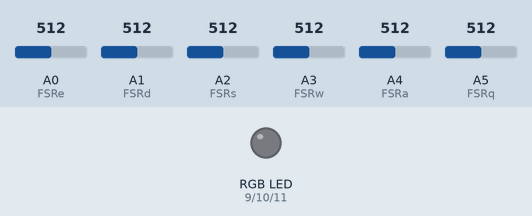
A program run on a simulated Arduino Leonardo, built with avr-gcc and run on an emulated ATmega32U4. Parts: an RGB LED mixed from three pins (HIGH = lit). Dashed ring = blinking. The test bench sets the inputs (shaded band); at power-on: A0 (FSRe) = 512, A1 (FSRd) = 512, A2 (FSRs) = 512, A3 (FSRw) = 512, A4 (FSRa) = 512, A5 (FSRq) = 512.

Above: at 1.2 s.
1.3 s: A0 (FSRe) set to 993
2.8 s: A0 (FSRe) set to 1012
At 3.15 s:
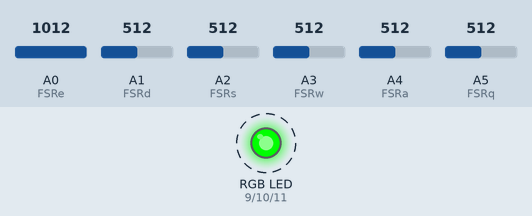
5.8 s: A0 (FSRe) set to 992
At 5.95 s:
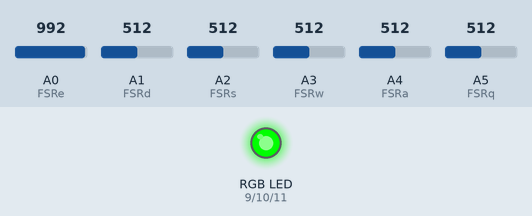
7.5 s: A0 (FSRe) set to 1010
At 7.65 s:
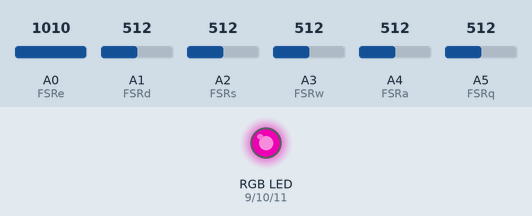
10.5 s: A0 (FSRe) set to 990
At 11.4 s:
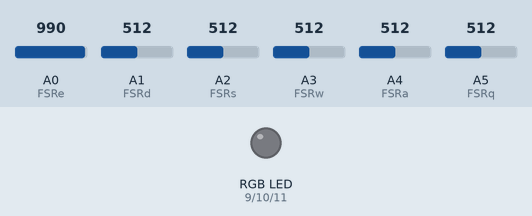
Timing chart, 0 to 13.2 s (numbered marks = the images above; inputs shaded):
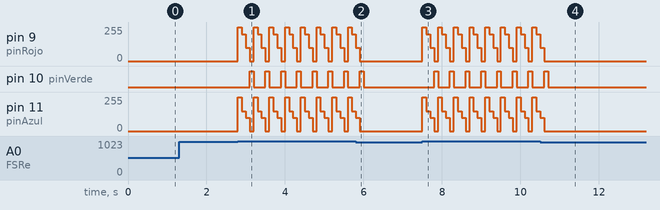

Measured:
- the behaviour switches between 1000 and 1001 on A0 (FSRe) (found by bisection; images 0 and 1)
- after the input at 1.3 s, every drawn part: stays the same
- after the input at 2.8 s, pin 9 (pinRojo): 0/255 → 255/255 at once, then repeats every 0.40 s: 200/255 0.10 s, 100/255 0.10 s, 0/255 0.10 s, 255/255 0.10 s; pin 10 (pinVerde): alternates HIGH for 0.10 s and LOW for 0.30 s, starting after 0.30 s
- after the input at 5.8 s, pin 9 (pinRojo), pin 11 (pinAzul): goes on until 5.9 s, then stays 0/255; pin 10 (pinVerde): goes on until 6.0 s, then stays LOW
- after the input at 7.5 s, pin 9 (pinRojo): 0/255 → 255/255 at once, then repeats every 0.40 s: 200/255 0.10 s, 100/255 0.10 s, 0/255 0.10 s, 255/255 0.10 s; pin 10 (pinVerde): alternates HIGH for 0.10 s and LOW for 0.30 s, starting after 0.30 s
- after the input at 10.5 s, pin 9 (pinRojo), pin 11 (pinAzul): goes on until 10.6 s, then stays 0/255; pin 10 (pinVerde): goes on until 10.7 s, then stays LOW

The program:

main.cpp
```cpp
#include <Arduino.h>
#include <Keyboard.h>

// Pines FSR
#define FSRq A5
#define FSRa A4
#define FSRw A3
#define FSRs A2
#define FSRd A1
#define FSRe A0

// Pines RGB
const int pinRojo = 9;
const int pinVerde = 10;
const int pinAzul = 11;

void setup() {
  pinMode(FSRa, INPUT);
  pinMode(FSRw, INPUT);
  pinMode(FSRs, INPUT);
  pinMode(FSRd, INPUT);
  pinMode(FSRq, INPUT);
  pinMode(FSRe, INPUT);

  pinMode(pinRojo, OUTPUT);
  pinMode(pinVerde, OUTPUT);
  pinMode(pinAzul, OUTPUT);

  Serial.begin(9600);
}

// Encender color específico
void encenderColor(int rojo, int verde, int azul) {
  analogWrite(pinRojo, rojo);
  analogWrite(pinVerde, verde);
  analogWrite(pinAzul, azul);
}

// Parpadeo en morado y variantes
void parpadearMorado() {
  encenderColor(255, 0, 255); // Morado fuerte
  delay(100);
  encenderColor(200, 0, 150); // Tono intermedio
  delay(100);
  encenderColor(100, 0, 100); // Tono más suave
  delay(100);
  encenderColor(0, 255, 0);
  delay(100); // Verde
  encenderColor(0, 0, 0);     // Apagar
}

void loop() {
  int fsrValueA = analogRead(FSRa);
  int fsrValueW = analogRead(FSRw);
  int fsrValueS = analogRead(FSRs);
  int fsrValueD = analogRead(FSRd);
  int fsrValueQ = analogRead(FSRq);
  int fsrValueE = analogRead(FSRe);

  if (fsrValueA > 1000) {
    Keyboard.press('a');
    parpadearMorado();
    Keyboard.release('a');
  }
  if (fsrValueW > 1000) {
    Keyboard.press('w');
    parpadearMorado();
    Keyboard.release('w');
  }
  if (fsrValueS > 1000) {
    Keyboard.press('s');
    parpadearMorado();
    Keyboard.release('s');
  }
  if (fsrValueD > 1000) {
    Keyboard.press('d');
    parpadearMorado();
    Keyboard.release('d');
  }
  if (fsrValueQ > 1000) {
    Keyboard.press('q');
    parpadearMorado();
    Keyboard.release('q');
  }
  if (fsrValueE > 1000) {
    Keyboard.press('e');
    parpadearMorado();
    Keyboard.release('e');
  }
}
```
